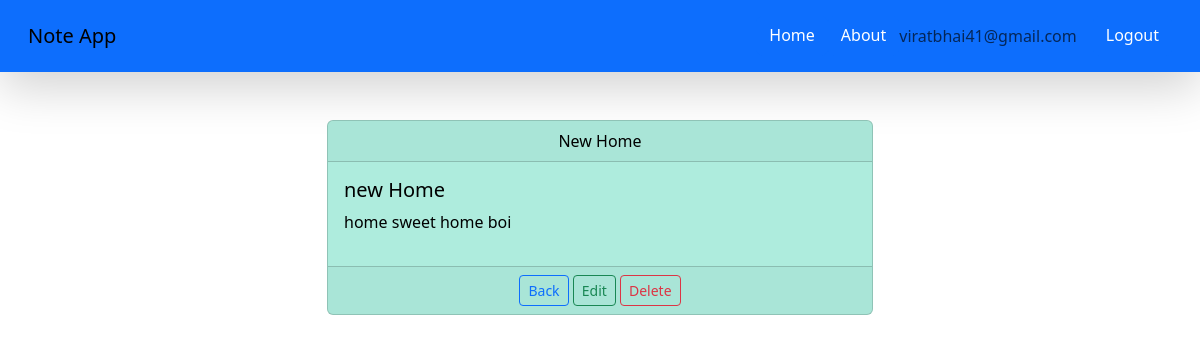
Page /note/26/ (signed in) on the committed database.
### core/models.py (models this page shows, shortened)
class Note(models.Model):
    user = models.ForeignKey(User, on_delete=models.CASCADE)
    title = models.CharField(max_length=200)
    content = models.TextField()
    created_at = models.DateTimeField(auto_now_add=True)

### core/views.py (the view)
# urls.py: path('note/<int:pk>/', views.note_detail, name='note_detail'),
@login_required(login_url='login_page')
def note_detail(request, pk):
    note = get_object_or_404(Note, pk=pk)
    return render(request, 'backend/note_detail.html', {'note': note})

### core/templates/backend/note_detail.html (shortened to what this page needs)
{% extends 'core/home.html' %}
{% block content %}
<div class="row justify-content-center mt-5">
  <div class="col-md-6">
    <div class="card note-card bright-colors">
      <div class="card-header text-center">{{ note.title|title }}</div>
      <div class="card-body">
        <h1 class="fs-5">{{ note.title }}</h1>
        <p>{{ note.content }}</p>
      </div>
      <div class="card-footer text-center">
        <a href="{% url 'Home' %}" class="btn btn-outline-primary btn-sm">Back</a>
        <a href="{% url 'note_edit' pk=note.pk %}" class="btn btn-outline-success btn-sm">Edit</a>
        <a href="{% url 'note_delete' pk=note.pk %}" class="btn btn-outline-danger btn-sm">Delete</a>
      </div>
    </div>
  </div>
</div>
{% endblock %}

### core/templates/core/home.html (shortened to what this page needs)
<!DOCTYPE html>
<html lang="en">
<head>
    <link href="https://cdn.jsdelivr.net/npm/bootstrap@5.3.3/dist/css/bootstrap.min.css" rel="stylesheet">
</head>
<body>
    <nav class="navbar dark p-3 bg-primary shadow-lg">
        <div class="container-fluid">
            <a class="navbar-brand" href="#">Note App</a>
            <div class="d-flex">
                <a href="{% url 'Home' %}" class="btn btn-primary" type="button">Home</a>
                <a href="{% url 'about' %}" class="btn btn-primary" type="button">About</a>
                {% if request.user.is_authenticated %}
                    <span class="navbar-text me-3">{{ request.user.username }}</span>
                    <a href="{% url 'logout_page' %}" class="btn btn-primary" type="button">Logout</a>
                {% else %}
                    <a href="{% url 'login_page' %}" class="btn btn-primary" type="button">Login</a>
                    <a href="{% url 'register_page' %}" class="btn btn-primary" type="button">Register</a>
                {% endif %}
            </div>
        </div>
    </nav>
    <div class="container">
        {% block content %}{% endblock %}
    </div>
</body>
</html>

### core/templates/core/home.html (style rules this page uses)
.note-card { transition: background-color 0.3s ease; }
.bright-colors { color: black; }

### rows in the picture
Note: title "New Home", title "new Home", content "home sweet home boi"

### other values in the picture
{{ request.user.username }} "viratbhai41@gmail.com"
